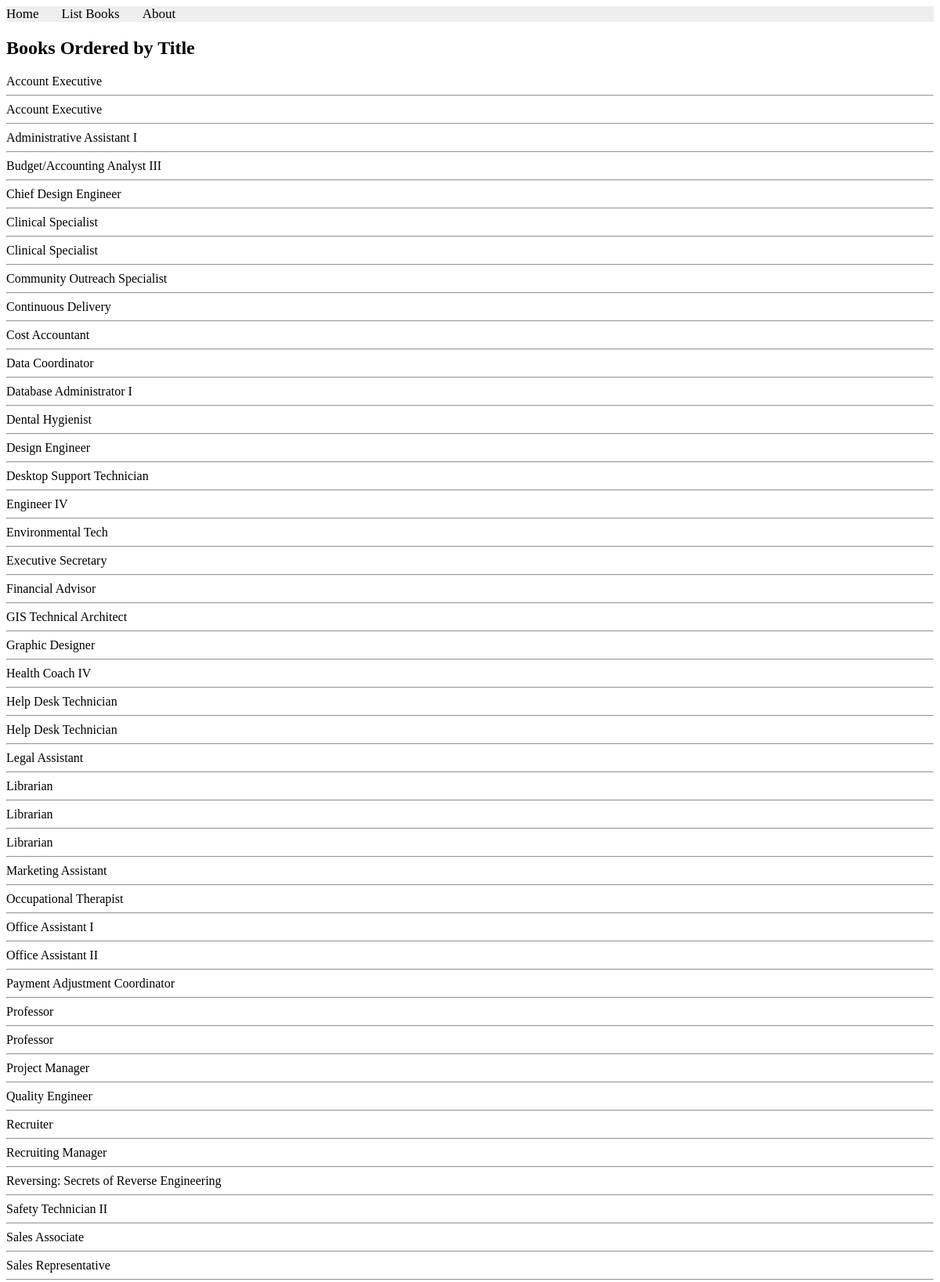
The app's page /books/lab8/task4 (upper part) with its own data.
### apps/bookmodule/models.py (models this page shows)
class Book(models.Model):
    title = models.CharField(max_length=50)
    author = models.CharField(max_length=50)
    price = models.FloatField(default=0.0)
    edition = models.SmallIntegerField(default=1)

### apps/bookmodule/views.py (the view)
# urls.py: path('lab8/task4', views.lab8_task4),
def lab8_task4(request):
    books = Book.objects.all().order_by('title')
    return render(request, 'bookmodule/lab8_task4.html', {'books': books})

### apps/templates/bookmodule/lab8_task4.html
{% extends "layouts/base.html" %}
{% block content %}
<h2>Books Ordered by Title</h2>
{% for b in books %}
    {{ b.title }}
    <hr>
{% empty %}
    No results
{% endfor %}
{% endblock %}

### records on screen
Book: title "Account Executive"
Book: title "Account Executive"
Book: title "Administrative Assistant I"
Book: title "Budget/Accounting Analyst III"
Book: title "Chief Design Engineer"
Book: title "Clinical Specialist"
Book: title "Clinical Specialist"
Book: title "Community Outreach Specialist"
Book: title "Continuous Delivery"
Book: title "Cost Accountant"
Book: title "Data Coordinator"
Book: title "Database Administrator I"
Book: title "Dental Hygienist"
Book: title "Design Engineer"
Book: title "Desktop Support Technician"
Book: title "Engineer IV"
Book: title "Environmental Tech"
Book: title "Executive Secretary"
Book: title "Financial Advisor"
Book: title "GIS Technical Architect"
Book: title "Graphic Designer"
Book: title "Health Coach IV"
Book: title "Help Desk Technician"
Book: title "Help Desk Technician"
Book: title "Legal Assistant"
Book: title "Librarian"
Book: title "Librarian"
Book: title "Librarian"
Book: title "Marketing Assistant"
Book: title "Occupational Therapist"
Book: title "Office Assistant I"
Book: title "Office Assistant II"
Book: title "Payment Adjustment Coordinator"
Book: title "Professor"
Book: title "Professor"
Book: title "Project Manager"
Book: title "Quality Engineer"
Book: title "Recruiter"
Book: title "Recruiting Manager"
Book: title "Reversing: Secrets of Reverse Engineering"
Book: title "Safety Technician II"
Book: title "Sales Associate"
Book: title "Sales Representative"
